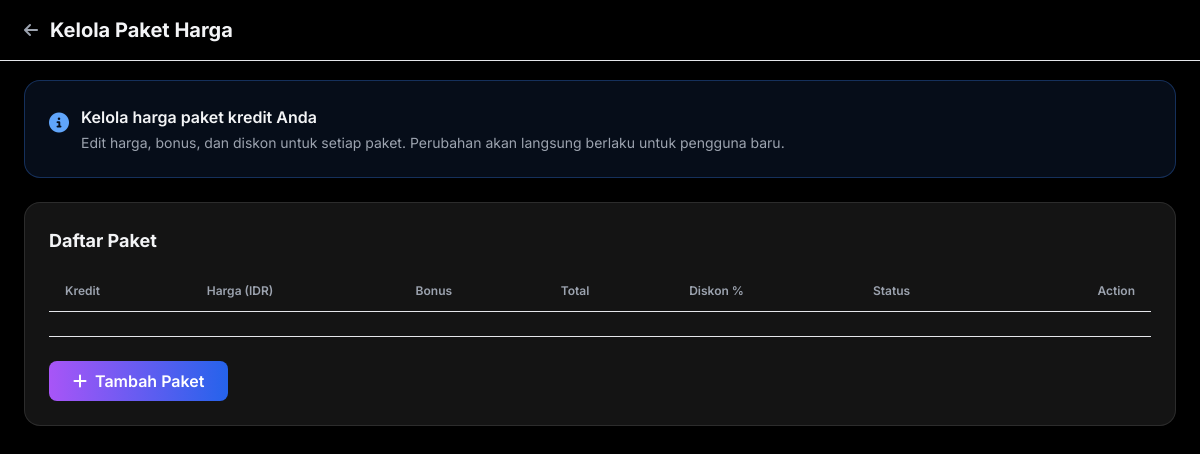
The app's page /admin/packages.php (signed in), older data.
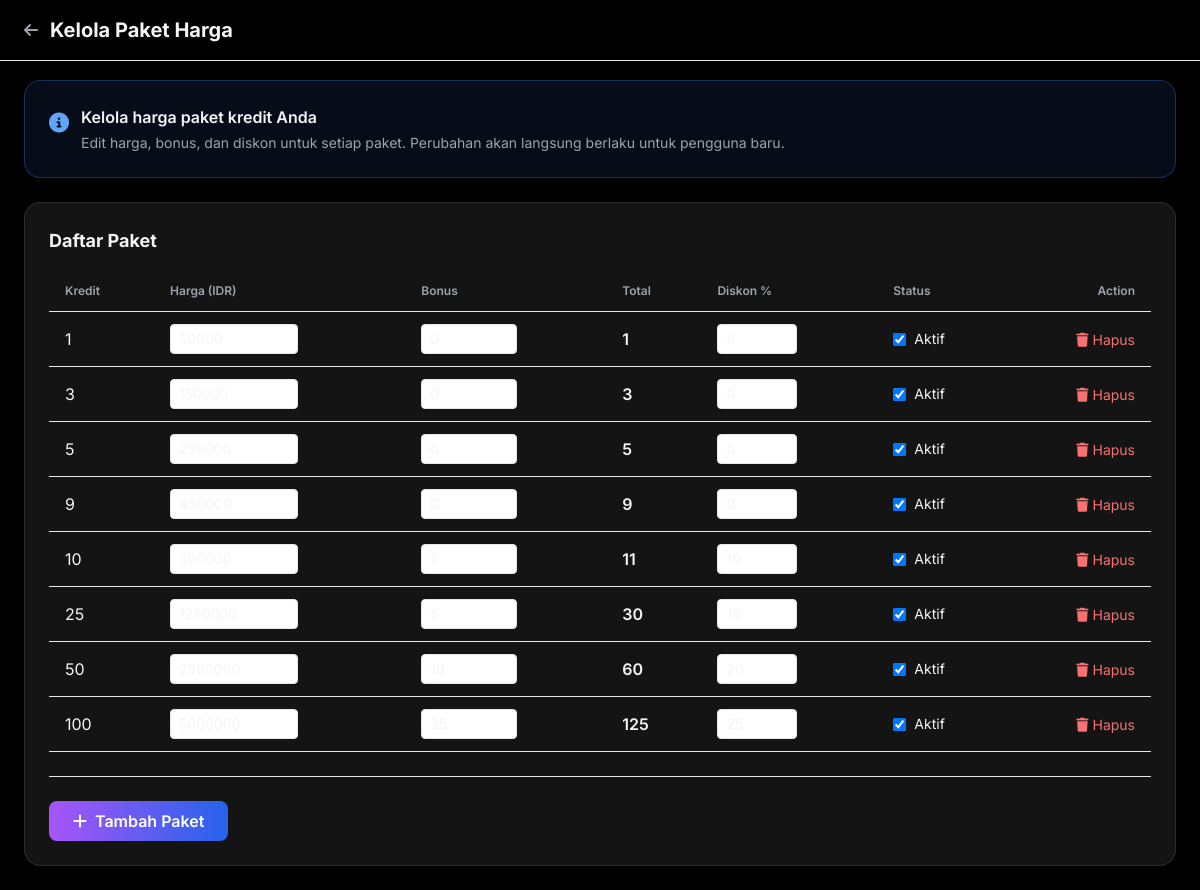
The same page, newer data.
### tables this page shows
CREATE TABLE IF NOT EXISTS ticket_packages (
    id INT AUTO_INCREMENT PRIMARY KEY,
    credits INT NOT NULL UNIQUE,
    price INT NOT NULL,
    bonus INT DEFAULT 0,
    total_credits INT NOT NULL,
    discount_percentage INT DEFAULT 0,
    active BOOLEAN DEFAULT 1,
    order_index INT DEFAULT 0,
    created_at TIMESTAMP DEFAULT CURRENT_TIMESTAMP,
    updated_at TIMESTAMP DEFAULT CURRENT_TIMESTAMP ON UPDATE CURRENT_TIMESTAMP,
    updated_by INT DEFAULT NULL,
    FOREIGN KEY (updated_by) REFERENCES users(id) ON DELETE SET NULL,
    INDEX idx_credits (credits),
    INDEX idx_active (active),
    INDEX idx_order (order_index)
);

### config.php (called while the page is built, shortened)
<?php
define('TICKET_PACKAGES', getTicketPackages());
function getTicketPackages() {
    $packages = [];
    try {
        $pdo = getDBConnection();
        $stmt = $pdo->query("SELECT * FROM ticket_packages WHERE active = 1 ORDER BY order_index ASC");
        $rows = $stmt->fetchAll();
        foreach ($rows as $row) {
            $packages[$row['credits']] = [
                'price' => $row['price'],
                'bonus' => $row['bonus'],
                'total' => $row['total_credits'],
                'discount' => $row['discount_percentage']
            ];
        }
    } catch (Exception $e) {
        $packages = [
            1 => ['price' => 50000, 'bonus' => 0, 'total' => 1, 'discount' => 0],
            3 => ['price' => 150000, 'bonus' => 0, 'total' => 3, 'discount' => 0],
            5 => ['price' => 250000, 'bonus' => 0, 'total' => 5, 'discount' => 0],
            9 => ['price' => 450000, 'bonus' => 0, 'total' => 9, 'discount' => 0],
            10 => ['price' => 500000, 'bonus' => 1, 'total' => 11, 'discount' => 10],
            25 => ['price' => 1250000, 'bonus' => 5, 'total' => 30, 'discount' => 15],
            50 => ['price' => 2500000, 'bonus' => 10, 'total' => 60, 'discount' => 20],
            100 => ['price' => 5000000, 'bonus' => 25, 'total' => 125, 'discount' => 25]
        ];
    }
    return $packages;
}
function getDBConnection() {
    static $pdo = null;
    if ($pdo === null) {
        try {
            $pdo = new PDO(
                "mysql:host=" . DB_HOST . ";dbname=" . DB_NAME . ";charset=utf8mb4",
                DB_USER,
                DB_PASS,
                [
                    PDO::ATTR_ERRMODE => PDO::ERRMODE_EXCEPTION,
                    PDO::ATTR_DEFAULT_FETCH_MODE => PDO::FETCH_ASSOC,
                    PDO::ATTR_EMULATE_PREPARES => false
                ]
            );
        } catch (PDOException $e) {
            die('Database connection failed: ' . $e->getMessage());
        }
    }
    return $pdo;
}

### admin/packages.php (the view, shortened to what the changed rows need)
<?php
require_once '../config.php';
$pdo = getDBConnection();
$stmt = $pdo->query("SELECT * FROM ticket_packages ORDER BY order_index ASC");
$packages = $stmt->fetchAll();
?>
<!DOCTYPE html>
<html lang="id" class="dark">
<head>
    <script src="https://cdn.tailwindcss.com"></script>
    <link rel="stylesheet" href="https://cdnjs.cloudflare.com/ajax/libs/font-awesome/6.4.0/css/all.min.css">
</head>
<body class="bg-black text-gray-100 min-h-screen">
    <div class="pt-20 px-6 pb-6">
        <div class="max-w-[1200px] mx-auto">
            <div class="glass-effect rounded-2xl p-6">
                <h2 class="text-lg font-bold mb-4">Daftar Paket</h2>
                <div class="overflow-x-auto">
                    <table class="w-full">
                        <thead>
                            <tr class="border-b border-dark-400">
                                <th class="text-left py-3 px-4 text-xs font-semibold text-gray-400">Kredit</th>
                                <th class="text-left py-3 px-4 text-xs font-semibold text-gray-400">Harga (IDR)</th>
                                <th class="text-left py-3 px-4 text-xs font-semibold text-gray-400">Bonus</th>
                                <th class="text-left py-3 px-4 text-xs font-semibold text-gray-400">Total</th>
                                <th class="text-left py-3 px-4 text-xs font-semibold text-gray-400">Diskon %</th>
                                <th class="text-left py-3 px-4 text-xs font-semibold text-gray-400">Status</th>
                                <th class="text-right py-3 px-4 text-xs font-semibold text-gray-400">Action</th>
                            </tr>
                        </thead>
                        <tbody id="packages-tbody">
                            <?php foreach ($packages as $pkg): ?>
                            <tr class="border-b border-dark-400 hover:bg-dark-300/50 transition package-row" data-id="<?php echo $pkg['id']; ?>">
                                <td class="py-3 px-4"><?php echo $pkg['credits']; ?></td>
                                <td class="py-3 px-4">
                                    <input type="number" class="w-32 bg-dark-400 border border-dark-400 rounded px-2 py-1 text-sm" value="<?php echo $pkg['price']; ?>" data-field="price" onchange="savePackage(<?php echo $pkg['id']; ?>, this)">
                                </td>
                                <td class="py-3 px-4">
                                    <input type="number" class="w-24 bg-dark-400 border border-dark-400 rounded px-2 py-1 text-sm" value="<?php echo $pkg['bonus']; ?>" data-field="bonus" onchange="savePackage(<?php echo $pkg['id']; ?>, this)">
                                </td>
                                <td class="py-3 px-4 font-semibold"><?php echo $pkg['total_credits']; ?></td>
                                <td class="py-3 px-4">
                                    <input type="number" class="w-20 bg-dark-400 border border-dark-400 rounded px-2 py-1 text-sm" value="<?php echo $pkg['discount_percentage']; ?>" data-field="discount_percentage" onchange="savePackage(<?php echo $pkg['id']; ?>, this)">
                                </td>
                                <td class="py-3 px-4">
                                    <label class="flex items-center space-x-2 cursor-pointer">
                                        <input type="checkbox" class="rounded" <?php echo $pkg['active'] ? 'checked' : ''; ?> onchange="togglePackage(<?php echo $pkg['id']; ?>, this.checked)">
                                        <span class="text-sm"><?php echo $pkg['active'] ? 'Aktif' : 'Nonaktif'; ?></span>
                                    </label>
                                </td>
                                <td class="py-3 px-4 text-right">
                                    <button onclick="deletePackage(<?php echo $pkg['id']; ?>)" class="text-red-400 hover:text-red-300 transition text-sm">
                                        <i class="fas fa-trash mr-1"></i>Hapus
                                    </button>
                                </td>
                            </tr>
                            <?php endforeach; ?>
                        </tbody>
                    </table>
                </div>
            </div>
        </div>
    </div>
</body>
</html>

Row changes from the older to the newer data that the page shows:
added ticket_packages: credits "1", price "50000", bonus "0", total_credits "1", discount_percentage "0", active "☑", shows "Aktif"
added ticket_packages: credits "3", price "150000", bonus "0", total_credits "3", discount_percentage "0", active "☑", shows "Aktif"
added ticket_packages: credits "5", price "250000", bonus "0", total_credits "5", discount_percentage "0", active "☑", shows "Aktif"
added ticket_packages: credits "9", price "450000", bonus "0", total_credits "9", discount_percentage "0", active "☑", shows "Aktif"
added ticket_packages: credits "10", price "500000", bonus "1", total_credits "11", discount_percentage "10", active "☑", shows "Aktif"
added ticket_packages: credits "25", price "1250000", bonus "5", total_credits "30", discount_percentage "15", active "☑", shows "Aktif"
added ticket_packages: credits "50", price "2500000", bonus "10", total_credits "60", discount_percentage "20", active "☑", shows "Aktif"
added ticket_packages: credits "100", price "5000000", bonus "25", total_credits "125", discount_percentage "25", active "☑", shows "Aktif"
